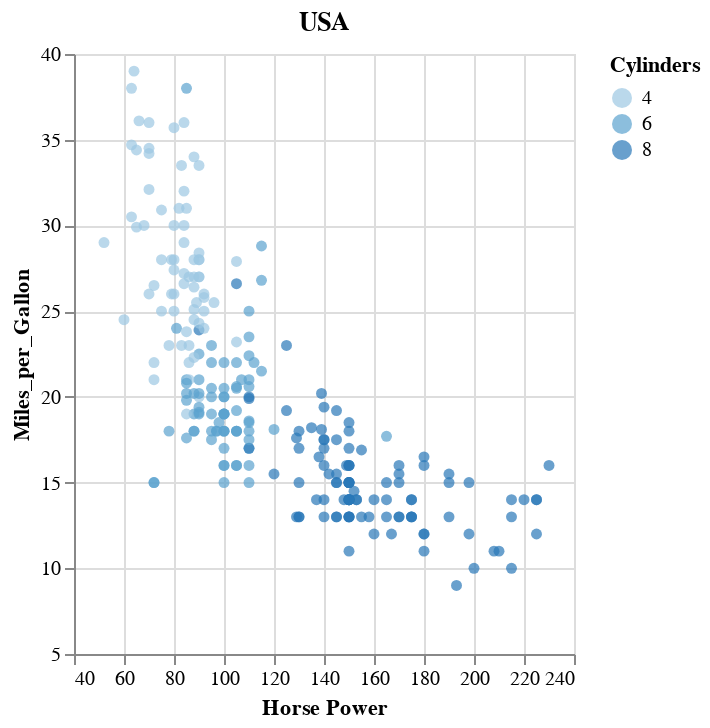

This figure's notebook cell:
### Code cell
#Pandas has to be used to preprocess data
USA_cars = cars.loc[cars['Origin']=='USA']

scatter_USA = alt.Chart(USA_cars, width= 250).mark_circle(filled=True).encode(
    alt.X('Horsepower:Q', scale=alt.Scale(zero=False),title='Horse Power'),   #Q is quantitative
    alt.Y('Miles_per_Gallon', scale= alt.Scale(zero=False)),
    color='Cylinders:O'
).properties(title='USA')

scatter_USA

### Figure 1 — Vega-Lite specification as saved in the notebook (floating-point values rounded to 4 significant figures; data arrays with more than 128 entries replaced by an {"elided": "..."} marker saying what was removed)
{"config": {"view": {"continuousWidth": 400, "continuousHeight": 300}}, "data": {"name": "data-fd8fe8b40880e1855b918640fe60251c"}, "mark": {"type": "circle", "filled": true}, "encoding": {"color": {"type": "ordinal", "field": "Cylinders"}, "x": {"type": "quantitative", "field": "Horsepower", "scale": {"zero": false}, "title": "Horse Power"}, "y": {"type": "quantitative", "field": "Miles_per_Gallon", "scale": {"zero": false}}}, "title": "USA", "width": 250, "$schema": "https://vega.github.io/schema/vega-lite/v4.8.1.json", "datasets": {"data-fd8fe8b40880e1855b918640fe60251c": {"elided": "254 records"}}}
